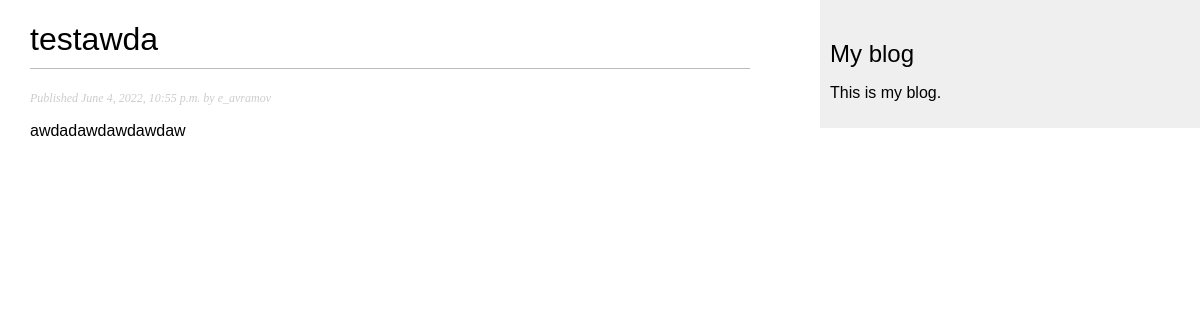
/blog/2022/6/4/testawda/, run on the app's committed database.
### blog/models.py (models this page shows, shortened)
class Post(models.Model):
    STATUS_CHOICES = (("draft", "Draft"), ("published", "Published"))
    title = models.CharField(max_length=250)
    slug = models.SlugField(max_length=250, unique_for_date="publish")
    author = models.ForeignKey(
        User, on_delete=models.CASCADE, related_name="blog_posts"
    )
    body = models.TextField()
    publish = models.DateTimeField(default=timezone.now)
    created = models.DateTimeField(auto_now_add=True)
    updated = models.DateTimeField(auto_now=True)
    status = models.CharField(
        max_length=10, choices=STATUS_CHOICES, default="draft"
    )
    objects = models.Manager()
    published = PublishedManager()
    class Meta:
        ordering = ("-publish",)

### blog/views.py (the view)
def post_detail(request, year, month, day, post):
    post = get_object_or_404(
        Post,
        slug=post,
        status="published",
        publish__year=year,
        publish__month=month,
        publish__day=day,
    )
    return render(request, "blog/post/detail.html", {"post": post})

### blog/templates/blog/post/detail.html (shortened to what this page needs)
{% extends "blog/base.html" %}
{% block content %}
    <h1>{{ post.title }}</h1>
    <p class="date">
        Published {{ post.publish }} by {{ post.author}}
    </p>
    {{ post.body|linebreaks }}
{% endblock %}

### blog/static/css/blog.css (style rules this page uses)
body { margin:0; padding:0; font-family:helvetica, sans-serif; }
h1 { font-weight:normal; border-bottom:1px solid #bbb; padding:0 0 10px 0; }
p.date { color:#ccc; font-family: georgia, serif; font-size: 12px; font-style: italic; }

### data on the page
Post: title "testawda", publish "June 4, 2022, 10:55 p.m.", author "e_avramov", body "awdadawdawdawdaw"
